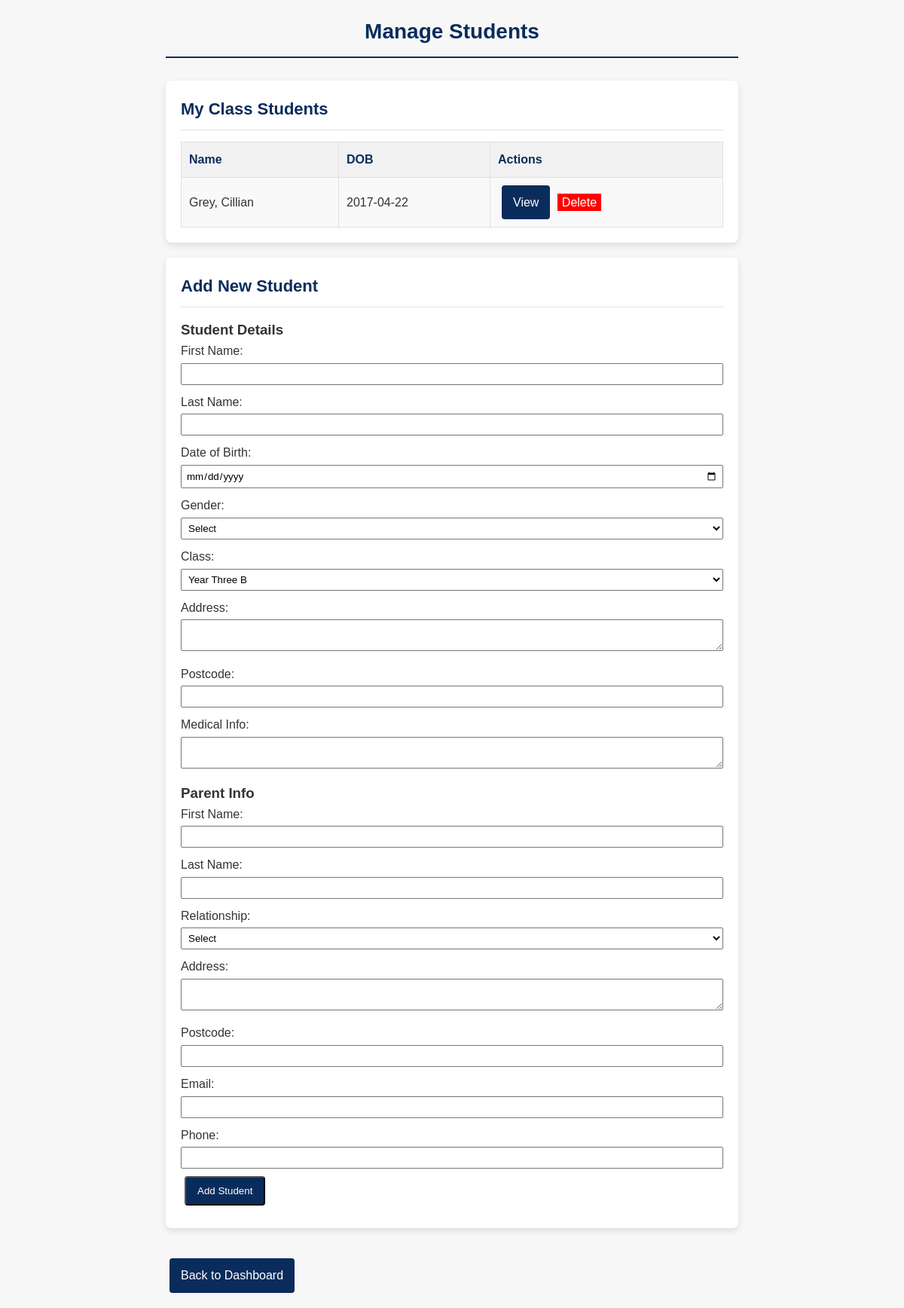
The app's page /manage_students.php (signed in) with its own data.
### tables this page shows
CREATE TABLE `pupil` (
  `pupil_id` int(11) NOT NULL,
  `class_id` int(11) NOT NULL,
  `first_name` varchar(100) NOT NULL,
  `last_name` varchar(100) NOT NULL,
  `date_of_birth` date NOT NULL,
  `address` varchar(255) NOT NULL,
  `postcode` varchar(20) NOT NULL,
  `medical_info` text DEFAULT NULL,
  `enrollment_date` date NOT NULL,
  `gender` varchar(10) NOT NULL
);

CREATE TABLE `teacher` (
  `teacher_id` int(11) NOT NULL,
  `class_id` int(11) DEFAULT NULL,
  `first_name` varchar(100) NOT NULL,
  `last_name` varchar(100) NOT NULL,
  `address` varchar(255) NOT NULL,
  `postcode` varchar(20) NOT NULL,
  `phone_number` varchar(20) NOT NULL,
  `email` varchar(100) NOT NULL,
  `date_of_birth` date NOT NULL,
  `employment_start_date` date NOT NULL,
  `specialization` varchar(100) DEFAULT NULL,
  `background_check_date` date NOT NULL,
  `annual_salary` decimal(10,2) NOT NULL
);

CREATE TABLE `classes` (
  `class_id` int(11) NOT NULL,
  `class_name` varchar(50) NOT NULL,
  `year_group` int(11) NOT NULL,
  `capacity` int(11) NOT NULL
);

### manage_students.php (the view, shortened to what this page needs)
<?php
require_once 'db_connect.php';
$teacher_query = $conn->prepare("SELECT class_id, teacher_id FROM teacher WHERE teacher_id = ?");
$teacher_query->bind_param("i", $_SESSION['user_id']);
$teacher_query->execute();
$teacher_data = $teacher_query->get_result()->fetch_assoc();
$class_id = $teacher_data['class_id'];
$all_classes = $conn->query("SELECT class_id, class_name FROM classes ORDER BY class_name");
$students = $conn->prepare("SELECT pupil_id, first_name, last_name, date_of_birth FROM pupil WHERE class_id = ?");
$students->bind_param("i", $class_id);
$students->execute();
$students_list = $students->get_result();
?>
<!DOCTYPE html>
<html>
<head>
    <link rel="stylesheet" href="styles/dashboard.css">
</head>
<body>
    <div class="container">
        <h1>Manage Students</h1>
        <div class="dashboard">
            <h2>My Class Students</h2>
            <?php if($students_list->num_rows > 0): ?>
                <table>
                    <tr>
                        <th>Name</th>
                        <th>DOB</th>
                        <th>Actions</th>
                    </tr>
                    <?php while($student = $students_list->fetch_assoc()): ?>
                        <tr>
                            <td><?php echo $student['last_name'] . ', ' . $student['first_name']; ?></td>
                            <td><?php echo $student['date_of_birth']; ?></td>
                            <td>
                                <a href="view_students.php?id=<?php echo $student['pupil_id']; ?>" class="btn btn-small">View</a>
                                <a href="manage_students.php?delete=1&id=<?php echo $student['pupil_id']; ?>" class="delete-btn" onclick="return confirm('Delete this student?');">Delete</a>
                            </td>
                        </tr>
                    <?php endwhile; ?>
                </table>
            <?php else: ?>
                <p>No students in your class.</p>
            <?php endif; ?>
        </div>
        <div class="dashboard">
            <h2>Add New Student</h2>
            <form method="post" action="">
                <h3>Student Details</h3>
                <div class="form-row">
                    <label>First Name:</label>
                    <input type="text" name="fname" required>
                </div>
                <div class="form-row">
                    <label>Last Name:</label>
                    <input type="text" name="lname" required>
                </div>
                <div class="form-row">
                    <label>Date of Birth:</label>
                    <input type="date" name="dob" required>
                </div>
                <div class="form-row">
                    <label>Gender:</label>
                    <select name="gender" required>
                        <option value="">Select</option>
                    </select>
                </div>
                <div class="form-row">
                    <label>Class:</label>
                    <select name="class" required>
                        <?php while($class = $all_classes->fetch_assoc()): ?>
                            <option value="<?php echo $class['class_id']; ?>" <?php if($class['class_id'] == $class_id) echo "selected"; ?>>
                                <?php echo $class['class_name']; ?>
                            </option>
                        <?php endwhile; ?>
                    </select>
                </div>
                <div class="form-row">
                    <label>Address:</label>
                    <textarea name="address" required></textarea>
                </div>
                <div class="form-row">
                    <label>Postcode:</label>
                    <input type="text" name="postcode" required>
                </div>
                <div class="form-row">
                    <label>Medical Info:</label>
                    <textarea name="medical"></textarea>
                </div>
                <h3>Parent Info</h3>
                <div class="form-row">
                    <label>First Name:</label>
                    <input type="text" name="parent_fname" required>
                </div>
                <div class="form-row">
                    <label>Last Name:</label>
                    <input type="text" name="parent_lname" required>
                </div>
                <div class="form-row">
                    <label>Relationship:</label>
                    <select name="parent_relation" required>
                        <option value="">Select</option>
                    </select>
                </div>
                <div class="form-row">
                    <label>Address:</label>
                    <textarea name="parent_address" required></textarea>
                </div>
                <div class="form-row">
                    <label>Postcode:</label>
                    <input type="text" name="parent_postcode" required>
                </div>
                <div class="form-row">
                    <label>Email:</label>
                    <input type="email" name="parent_email" required>
                </div>
                <div class="form-row">
                    <label>Phone:</label>
                    <input type="text" name="parent_phone" required>
                </div>
                <div class="form-row">
                    <button type="submit" class="btn">Add Student</button>
                </div>
            </form>
        </div>
        <a href="teacher_dashboard.php" class="btn" style="margin-top:20px">Back to Dashboard</a>
    </div>
</body>
</html>

### styles/dashboard.css (style rules this page uses)
* { margin: 0px; padding: 0px; box-sizing: border-box; font-family: Arial, sans-serif; }
body { background-color: #f7f7f7; line-height: 1.6; color: #333333; }
.container { width: 100%; max-width: 800px; margin: 0px auto; padding: 20px; }
h1 { color: #0a2c5c; text-align: center; font-size: 28px; margin-bottom: 30px; padding-bottom: 10px; border-bottom: 2px solid #0a2c5c; }
.dashboard { background-color: #ffffff; border-radius: 8px; box-shadow: 0px 4px 10px rgba(0, 0, 0, 0.1); margin-bottom: 20px; padding: 20px; }
.dashboard h2 { color: #0a2c5c; font-size: 22px; margin-bottom: 15px; padding-bottom: 10px; border-bottom: 1px solid #e1e1e1; }
.btn { display: inline-block; background-color: #0a2c5c; color: #ffffff; text-decoration: none; padding: 10px 15px; border-radius: 4px; text-align: center; flex-grow: 1; margin: 0px 5px; transition: background-color 0.3s ease; }
table { width: 100%; border-collapse: collapse; margin-top: 10px; }
table th, table td { border: 1px solid #e1e1e1; padding: 10px; text-align: left; }
table th { background-color: #f1f1f1; color: #0a2c5c; }
table tr:nth-child(even) { background-color: #f9f9f9; }

### manage_students.php (style rules this page uses)
.form-row { margin-bottom:10px; }
.form-row label { display:block; margin-bottom:3px; }
.form-row input, .form-row select, .form-row textarea { width:100%; padding:5px; }
.delete-btn { background:red; color:white; padding:3px 6px; text-decoration:none; }

### records on screen
pupil: last_name "Grey", first_name "Cillian", date_of_birth "2017-04-22"
teacher: class "Year Three B"
